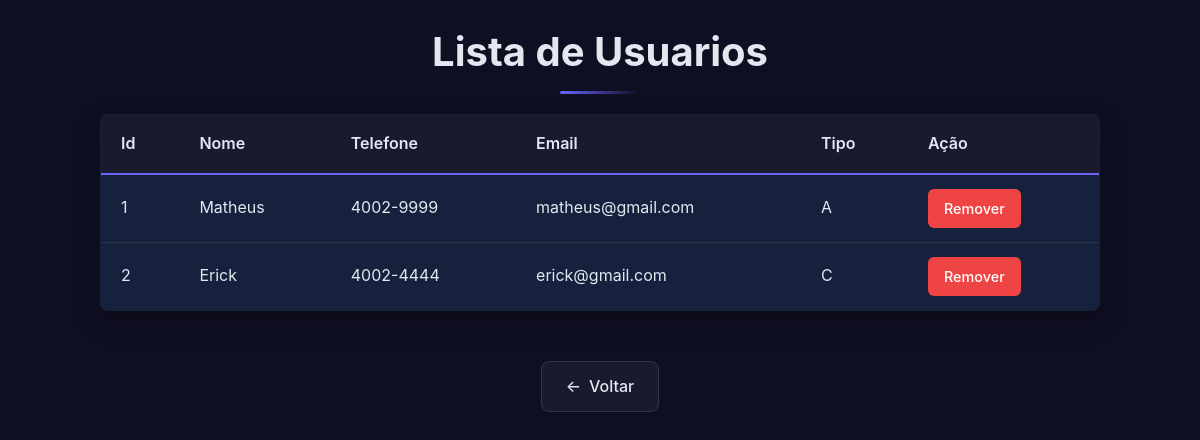
The app's page /codigo/listarUsuario.php (signed in) with its own data.
### tables this page shows
CREATE TABLE IF NOT EXISTS `usuario` (
  `idusuario` INT NOT NULL AUTO_INCREMENT,
  `nome` VARCHAR(45) NOT NULL,
  `telefone` VARCHAR(45) NOT NULL,
  `email` VARCHAR(45) NOT NULL,
  `senha` VARCHAR(500) NOT NULL,
  `tipo` CHAR(1) NOT NULL,
  PRIMARY KEY (`idusuario`),
  UNIQUE INDEX `idusuario_UNIQUE` (`idusuario` ASC) VISIBLE,
  UNIQUE INDEX `telefone_UNIQUE` (`telefone` ASC) VISIBLE,
  UNIQUE INDEX `email_UNIQUE` (`email` ASC) VISIBLE);

### funcoes/funcoes_hamburgueria.php (called while the page is built, shortened)
<?php
function listarUsuario($conexao){
    $sql = "SELECT * FROM usuario";
    $comando = mysqli_prepare($conexao, $sql);
    mysqli_stmt_execute($comando);
    $resultados = mysqli_stmt_get_result($comando);
    $lista_usuario = [];
    while ($usuario = mysqli_fetch_assoc($resultados)) {
        $lista_usuario[] = $usuario;
    }
    return $lista_usuario;
}

### codigo/listarUsuario.php (the view, shortened to what this page needs)
<!DOCTYPE html>
<html lang="pt-BR">
<head>
    <link href="../css/styleAdministrador.css" rel="stylesheet">
</head>
<body class="user-list-body">
    <h1 class="user-list-title">Lista de Usuarios</h1>
    <?php
    require_once "../conexao.php";
    require_once "../funcoes/funcoes_hamburgueria.php";
    $lista_usuario = listarUsuario($conexao);
    if (count($lista_usuario) == 0) {
        echo "<div class='user-list-empty'>Não existem clientes cadastrados</div>";
    } else {
    ?>
    <table class="user-list-table">
        <tr>
            <th class="user-list-header">Id</th>
            <th class="user-list-header">Nome</th>
            <th class="user-list-header">Telefone</th>
            <th class="user-list-header">Email</th>
            <th class="user-list-header">Tipo</th>
            <th class="user-list-header">Ação</th>
        </tr>
    <?php
    foreach ($lista_usuario as $usuario) {
        $idusuario = $usuario['idusuario'];
        $nome = $usuario['nome'];
        $telefone = $usuario['telefone'];
        $email = $usuario['email'];
        $tipo = $usuario['tipo'];
        echo "<tr class='user-list-row'>";
        echo "<td class='user-list-cell'>$idusuario</td>";
        echo "<td class='user-list-cell'>$nome</td>";
        echo "<td class='user-list-cell'>$telefone</td>";
        echo "<td class='user-list-cell'>$email</td>";
        echo "<td class='user-list-cell'>$tipo</td>";
        echo "<td class='user-list-cell'><a href='removerUsuario.php?id=$idusuario' class='user-list-action'>Remover</a></td>";
        echo "</tr>";
    }
    }
    ?>
    </table>
    <a href="../telaAdministrador.php" class="user-list-back">Voltar</a>
</body>
</html>

### css/styleAdministrador.css (style rules this page uses)
:root { --bg-primary: #0f0f23; --bg-secondary: #1a1a2e; --bg-card: #16213e; --accent: #6c63ff; --accent-hover: #7b73ff; --text-primary: #e2e8f0; --text-secondary: #94a3b8; --danger: #ef4444; --danger-hover: #f87171; --border: #2d3748; --shadow: rgba(0, 0, 0, 0.3); }
* { margin: 0; padding: 0; box-sizing: border-box; }
body { font-family: 'Inter', sans-serif; background: var(--bg-primary); color: var(--text-primary); min-height: 100vh; display: flex; flex-direction: column; align-items: center; padding: 20px; line-height: 1.6; }
h1 { color: var(--text-primary); font-size: 2.5rem; margin-bottom: 40px; font-weight: 700; position: relative; display: inline-block; }
h1::after { content: ''; position: absolute; bottom: -10px; left: 50%; transform: translateX(-50%); width: 80px; height: 3px; background: linear-gradient(90deg, var(--accent), transparent); border-radius: 2px; }
:root { --bg-primary: #0f0f23; --bg-secondary: #1a1a2e; --bg-card: #16213e; --accent: #6c63ff; --accent-hover: #7b73ff; --text-primary: #e2e8f0; --text-secondary: #94a3b8; --danger: #ef4444; --danger-hover: #f87171; --border: #2d3748; --shadow: rgba(0, 0, 0, 0.3); --input-bg: #1e293b; }
.user-list-body { font-family: 'Inter', sans-serif; background: var(--bg-primary); color: var(--text-primary); min-height: 100vh; display: flex; flex-direction: column; align-items: center; padding: 20px; line-height: 1.6; }
.user-list-title { color: var(--text-primary); font-size: 2.5rem; margin-bottom: 30px; font-weight: 700; position: relative; display: inline-block; }
.user-list-title::after { content: ''; position: absolute; bottom: -10px; left: 50%; transform: translateX(-50%); width: 80px; height: 3px; background: linear-gradient(90deg, var(--accent), transparent); border-radius: 2px; }
.user-list-table { width: 100%; max-width: 1000px; border-collapse: collapse; background: var(--bg-card); border-radius: 8px; overflow: hidden; box-shadow: 0 10px 25px var(--shadow); border: 1px solid var(--border); margin-bottom: 20px; }
.user-list-header { background: var(--bg-secondary); color: var(--text-primary); font-weight: 600; padding: 16px 20px; text-align: left; border-bottom: 2px solid var(--accent); }
.user-list-cell { padding: 14px 20px; border-bottom: 1px solid var(--border); color: var(--text-primary); }
.user-list-row:last-child .user-list-cell { border-bottom: none; }
.user-list-action { display: inline-block; padding: 8px 16px; background: var(--danger); color: white; text-decoration: none; border-radius: 6px; font-size: 0.9rem; font-weight: 500; transition: all 0.3s ease; }
.user-list-back { display: inline-flex; align-items: center; justify-content: center; margin-top: 30px; padding: 12px 24px; background: var(--bg-secondary); color: var(--text-primary); text-decoration: none; border-radius: 8px; font-weight: 500; transition: all 0.3s ease; border: 1px solid var(--border); }
.user-list-back::before { content: '←'; margin-right: 8px; }
:root { --bg-primary: #0f0f23; --bg-secondary: #1a1a2e; --bg-card: #16213e; --accent: #6c63ff; --accent-hover: #7b73ff; --text-primary: #e2e8f0; --text-secondary: #94a3b8; --warning: #f59e0b; --warning-hover: #fbbf24; --border: #2d3748; --shadow: rgba(0, 0, 0, 0.3); }
body { font-family: 'Inter', sans-serif; background: var(--bg-primary); color: var(--text-primary); min-height: 100vh; padding: 20px; line-height: 1.6; }

### records on screen
usuario: idusuario "1", nome "Matheus", telefone "4002-9999", email "matheus@gmail.com", tipo "A"
usuario: idusuario "2", nome "Erick", telefone "4002-4444", email "erick@gmail.com", tipo "C"
